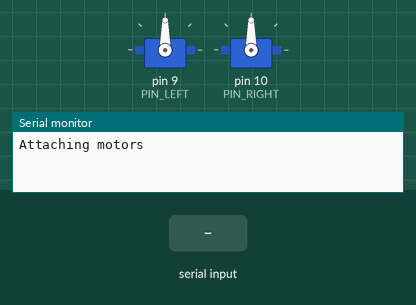
Recording of a sketch running on a simulated Arduino Uno, built with avr-gcc and run on an emulated ATmega328P. Parts: 2 × servo, the last lines printed to the serial monitor. Inputs (shaded band) come from the test bench.

Above: at 1.2 s.
1.3 s: "90,45\n" received over Serial
At 2.2 s:
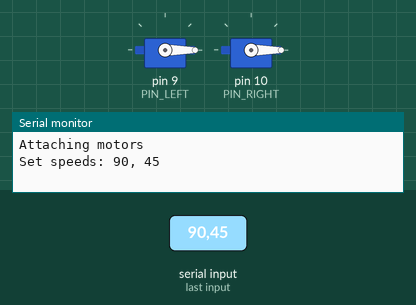
Timing chart, 0 to 4.3 s (numbered marks = the images above; inputs shaded):
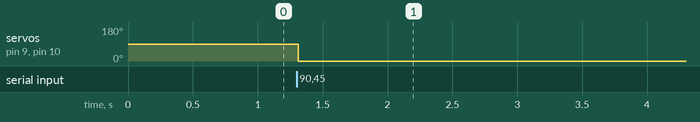

Measured:
- after the input at 1.3 s, servo on pin 9 (PIN_LEFT), servo on pin 10 (PIN_RIGHT): 90° → 0° at once

The sketch:

motor_control.ino
```cpp
/*
 * motor_control.ino
 * Arduino-side code for receiving commands and controlling motors
 */

#include <Servo.h>

#define PIN_LEFT  9
#define PIN_RIGHT 10

#define CALIBRATION_DELAY 3000
#define MOTOR_MAX_US 2000
#define MOTOR_MIN_US 700

Servo motorLeft;
Servo motorRight;

void setup() {
    Serial.begin(9600);

    Serial.println("Attaching motors");
    motorLeft.attach(PIN_LEFT);
    motorRight.attach(PIN_RIGHT);

    /* calibrate(); */
}

void loop() {
    if (Serial.available() >= 2 * sizeof(int)) {
        int speedLeft = Serial.parseInt();
        int speedRight = Serial.parseInt();

        if (speedLeft <= 0 || speedRight <= 0) { // Detect timeout
            return;
        }

        motorLeft.writeMicroseconds(speedLeft);
        motorRight.writeMicroseconds(speedRight);

        Serial.print("Set speeds: ");
        Serial.print(speedLeft, DEC);
        Serial.print(", ");
        Serial.print(speedRight, DEC);
        Serial.println("");
    }

    delay(10);
}

void calibrate() {
    // Calibrate
    Serial.println("Forward calibration");
    motorLeft.writeMicroseconds(MOTOR_MAX_US);
    motorRight.writeMicroseconds(MOTOR_MAX_US);
    delay(CALIBRATION_DELAY);

    Serial.println("Zero calibration");
    motorLeft.writeMicroseconds(MOTOR_MIN_US);
    motorRight.writeMicroseconds(MOTOR_MIN_US);
    delay(CALIBRATION_DELAY);

    Serial.println("Spinning up and down");
    motorLeft.writeMicroseconds(1000);
    motorRight.writeMicroseconds(1000);
    delay(500);
    motorLeft.writeMicroseconds(790);
    motorRight.writeMicroseconds(790);

    Serial.println("Done with setup");
}
```
